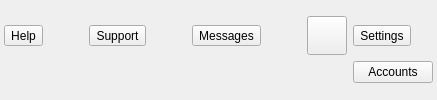
         <widget class="QFrame" name="appMenuFrame">
          <property name="frameShape">
           <enum>QFrame::NoFrame</enum>
          </property>
          <property name="frameShadow">
           <enum>QFrame::Plain</enum>
          </property>
          <layout class="QGridLayout" name="gridLayout_16">
           <property name="leftMargin">
            <number>0</number>
           </property>
           <property name="topMargin">
            <number>0</number>
           </property>
           <property name="rightMargin">
            <number>0</number>
           </property>
           <property name="bottomMargin">
            <number>0</number>
           </property>
           <item row="0" column="1">
            <layout class="QGridLayout" name="gridLayout_17">
             <property name="leftMargin">
              <number>4</number>
             </property>
             <property name="topMargin">
              <number>4</number>
             </property>
             <property name="rightMargin">
              <number>4</number>
             </property>
             <property name="bottomMargin">
              <number>4</number>
             </property>
             <item row="0" column="4">
              <widget class="QToolButton" name="btMessages">
               <property name="text">
                <string>Messages</string>
               </property>
               <property name="icon">
                <iconset resource="taki.qrc">
                 <normaloff>:/icons/messagess.png</normaloff>:/icons/messagess.png</iconset>
               </property>
               <property name="iconSize">
                <size>
                 <width>32</width>
                 <height>32</height>
                </size>
               </property>
               <property name="toolButtonStyle">
                <enum>Qt::ToolButtonTextUnderIcon</enum>
               </property>
              </widget>
             </item>
             <item row="0" column="1">
              <spacer name="horizontalSpacer">
               <property name="orientation">
                <enum>Qt::Horizontal</enum>
               </property>
               <property name="sizeHint" stdset="0">
                <size>
                 <width>40</width>
                 <height>20</height>
                </size>
               </property>
              </spacer>
             </item>
             <item row="0" column="3">
              <spacer name="horizontalSpacer_3">
               <property name="orientation">
                <enum>Qt::Horizontal</enum>
               </property>
               <property name="sizeHint" stdset="0">
                <size>
                 <width>40</width>
                 <height>20</height>
                </size>
               </property>
              </spacer>
             </item>
             <item row="0" column="2">
              <widget class="QToolButton" name="btSupport">
               <property name="text">
                <string>Support</string>
               </property>
               <property name="icon">
                <iconset resource="taki.qrc">
                 <normaloff>:/icons/support-w.png</normaloff>:/icons/support-w.png</iconset>
               </property>
               <property name="iconSize">
                <size>
                 <width>32</width>
                 <height>32</height>
                </size>
               </property>
               <property name="toolButtonStyle">
                <enum>Qt::ToolButtonTextUnderIcon</enum>
               </property>
              </widget>
             </item>
             <item row="0" column="5">
              <spacer name="horizontalSpacer_2">
               <property name="orientation">
                <enum>Qt::Horizontal</enum>
               </property>
               <property name="sizeHint" stdset="0">
                <size>
                 <width>40</width>
                 <height>20</height>
                </size>
               </property>
              </spacer>
             </item>
             <item row="0" column="8">
              <widget class="QToolButton" name="btSettings">
               <property name="text">
                <string>Settings</string>
               </property>
               <property name="icon">
                <iconset resource="taki.qrc">
                 <normaloff>:/icons/settings-w.png</normaloff>:/icons/settings-w.png</iconset>
               </property>
               <property name="iconSize">
                <size>
                 <width>32</width>
                 <height>32</height>
                </size>
               </property>
               <property name="toolButtonStyle">
                <enum>Qt::ToolButtonTextUnderIcon</enum>
               </property>
              </widget>
             </item>
             <item row="0" column="0">
              <widget class="QToolButton" name="btHelp">
               <property name="text">
                <string>Help</string>
               </property>
               <property name="icon">
                <iconset resource="taki.qrc">
                 <normaloff>:/icons/help-w.png</normaloff>:/icons/help-w.png</iconset>
               </property>
               <property name="iconSize">
                <size>
                 <width>32</width>
                 <height>32</height>
                </size>
               </property>
               <property name="toolButtonStyle">
                <enum>Qt::ToolButtonTextUnderIcon</enum>
               </property>
              </widget>
             </item>
             <item row="0" column="6">
              <widget class="QToolButton" name="tbActionMenu">
               <property name="icon">
                <iconset resource="taki.qrc">
                 <normaloff>:/icons/action-menu.png</normaloff>:/icons/action-menu.png</iconset>
               </property>
               <property name="iconSize">
                <size>
                 <width>32</width>
                 <height>32</height>
                </size>
               </property>
              </widget>
             </item>
             <item row="1" column="8">
              <widget class="QPushButton" name="btActiveAccount">
               <property name="text">
                <string>Accounts</string>
               </property>
              </widget>
             </item>
            </layout>
           </item>
          </layout>
         </widget>
